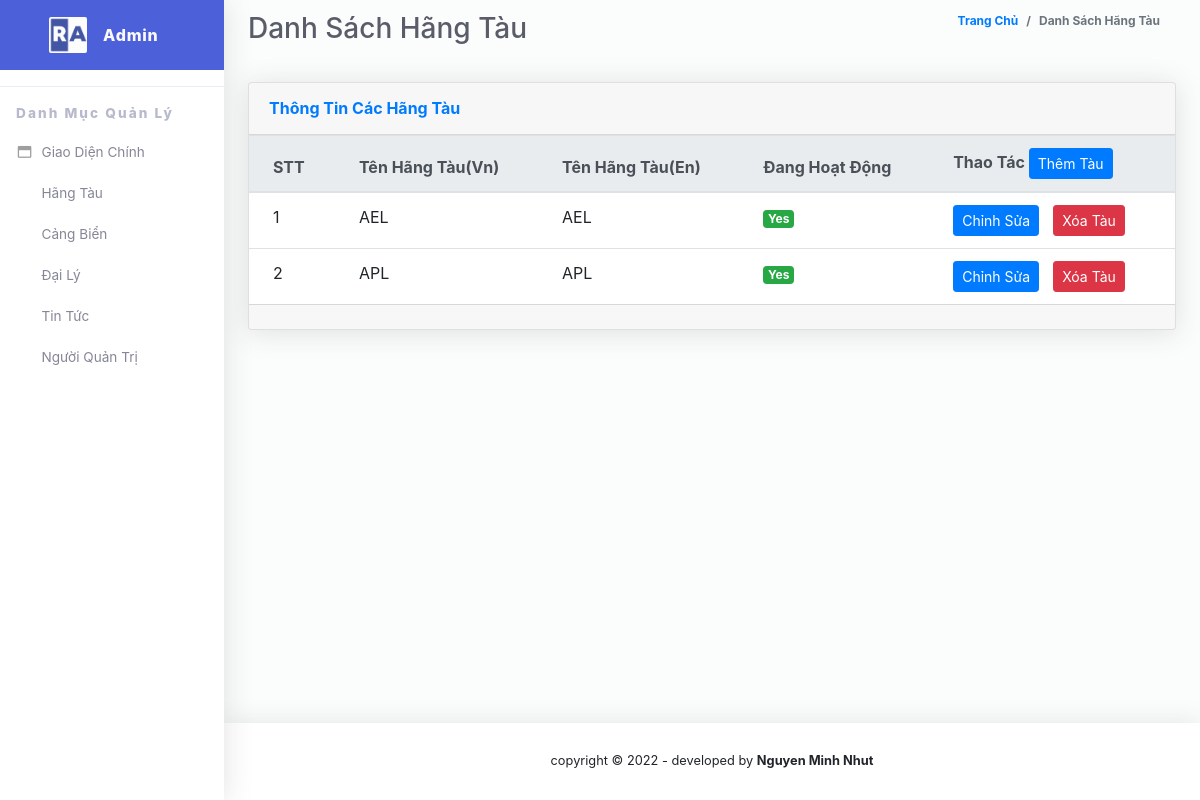
Screenshot of /addmin/dashboard?page=ship (signed in) with the database file from the repository.
### tables this page shows
CREATE TABLE `ship` (
  `id` int(11) NOT NULL,
  `ship_nm_vn` varchar(1024) NOT NULL,
  `ship_nm_en` varchar(1024) NOT NULL,
  `status` int(1) NOT NULL DEFAULT 0
);

### src/model/ship.php (called while the page is built, shortened)
<?php
class Ship {
    public function __construct($pdo)
    {
        $this->db = $pdo;
    }
    public function getShip() {
        $stmt = $this->db->prepare("SELECT * FROM ship ORDER BY id ASC");
        $stmt->execute();
        $data = array();
        while ($row = $stmt->fetchAll()) {
            $data[] = $row;
        }
        return $data;
    }
}
?>

### src/view/backend/ship.php (the view, shortened to what this page needs)
<?php
require dirname(dirname(dirname(__FILE__)))."/helper/helper.php";
require dirname(dirname(dirname(__FILE__)))."/model/ship.php";
$ship = new Ship($pdo);
$data_ship = $ship->getShip();
?>
<div class="container-fluid" id="container-wrapper">
    <div class="d-sm-flex align-items-center justify-content-between mb-4">
        <h1 class="h3 mb-0 text-gray-800">Danh Sách Hãng Tàu</h1>
        <ol class="breadcrumb">
            <li class="breadcrumb-item"><a href="./">Trang Chủ</a></li>
            <li class="breadcrumb-item active" aria-current="page">Danh Sách Hãng Tàu</li>
        </ol>
    </div>
    <div class="row">
        <div class="col-lg-12 mb-4">
            <div class="card">
                <div class="card-header py-3 d-flex flex-row align-items-center justify-content-between">
                    <h6 class="m-0 font-weight-bold text-primary">Thông Tin Các Hãng Tàu</h6>
                </div>
                <div class="table-responsive">
                    <table class="table align-items-center table-flush">
                        <thead class="thead-light">
                        <tr>
                            <th>STT</th>
                            <th>Tên Hãng Tàu(Vn)</th>
                            <th>Tên Hãng Tàu(En)</th>
                            <th>Đang Hoạt Động</th>
                            <th>Thao Tác <a href="/addmin/dashboard?page=add-ship" class="btn btn-sm btn-primary">Thêm Tàu</a></th>
                        </tr>
                        </thead>
                        <tbody>
                        <?php
                            if(!empty($data_ship)) {
                                foreach ($data_ship[0] as $key => $_ship) {  ?>
                                    <tr>
                                        <td><?php echo $key + 1; ?></td>
                                        <td><?php echo $_ship['ship_nm_vn'];?></td>
                                        <td><?php echo $_ship['ship_nm_en'];?></td>
                                        <?php
                                            if($_ship['status'] == 0) { ?>
                                                <td><span class="badge badge-success">Yes</span></td>
                                        <?php    } else { ?>
                                        <td><span class="badge badge-danger">No</span></td>
                                        <?php    }  ?>
                                        <td>
                                            <form method="post" action="/addmin/dashboard?page=edit-ship" style="width: 100px; float: left">
                                                <button class="btn btn-sm btn-primary">
                                                    <span>Chỉnh Sửa</span>
                                                </button>
                                            </form>
                                            <?php
                                                if($_ship['status'] == 0) {
                                            ?>
                                            <form method="post" style="width: 80px; float: left">
                                                <button class="btn btn-sm btn-danger">
                                                    <span>Xóa Tàu</span>
                                                </button>
                                            </form>
                                            <?php } ?>
                                        </td>
                                    </tr>
                        <?php }
                            } else { ?>
                                <tr>
                                    <td colspan="5" style="text-align: center"> <?php  echo "Chưa có dữ liệu."; ?></td>
                                </tr>
                        <?php } ?>
                        </tbody>
                    </table>
                </div>
                <div class="card-footer"></div>
            </div>
        </div>
    </div>
</div>

### rows the page displays
ship: ship_nm_vn "AEL", ship_nm_en "AEL", status "Yes"
ship: ship_nm_vn "APL", ship_nm_en "APL", status "Yes"
